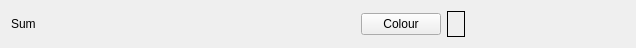
<?xml version="1.0" encoding="UTF-8"?>
<ui version="4.0">
 <class>Form</class>
 <widget class="QWidget" name="Form">
  <property name="geometry">
   <rect>
    <x>0</x>
    <y>0</y>
    <width>636</width>
    <height>48</height>
   </rect>
  </property>
  <property name="windowTitle">
   <string>NoName</string>
  </property>
  <layout class="QGridLayout" name="gridLayout">
   <item row="0" column="0" rowspan="2">
    <layout class="QHBoxLayout" name="horizontalLayout">
     <item>
      <widget class="QLabel" name="label_4">
       <property name="text">
        <string>Sum</string>
       </property>
      </widget>
     </item>
     <item>
      <spacer name="horizontalSpacer_3">
       <property name="orientation">
        <enum>Qt::Horizontal</enum>
       </property>
       <property name="sizeHint" stdset="0">
        <size>
         <width>40</width>
         <height>20</height>
        </size>
       </property>
      </spacer>
     </item>
     <item>
      <spacer name="horizontalSpacer_2">
       <property name="orientation">
        <enum>Qt::Horizontal</enum>
       </property>
       <property name="sizeHint" stdset="0">
        <size>
         <width>40</width>
         <height>20</height>
        </size>
       </property>
      </spacer>
     </item>
     <item>
      <widget class="QPushButton" name="chooseColourButton">
       <property name="text">
        <string>Colour</string>
       </property>
      </widget>
     </item>
     <item>
      <widget class="QLabel" name="colourDisplay">
       <property name="frameShape">
        <enum>QFrame::Box</enum>
       </property>
       <property name="text">
        <string>   </string>
       </property>
      </widget>
     </item>
     <item>
      <spacer name="horizontalSpacer">
       <property name="orientation">
        <enum>Qt::Horizontal</enum>
       </property>
       <property name="sizeHint" stdset="0">
        <size>
         <width>40</width>
         <height>20</height>
        </size>
       </property>
      </spacer>
     </item>
    </layout>
   </item>
  </layout>
 </widget>
 <resources/>
 <connections/>
</ui>
